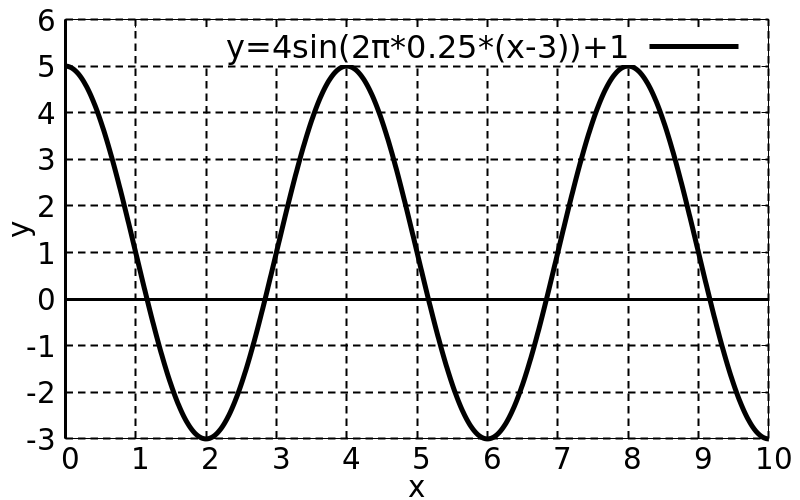

Write the gnuplot code that produced this figure.
load "template/function-plot.gnuplot"

set xrange [0:10]
set yrange [-3:6]

set xtics 1
set ytics 1

plot 4*sin(2*pi*0.25*(x-3))+1 lc 0 lw 5 title "y=4sin(2π*0.25*(x-3))+1"
